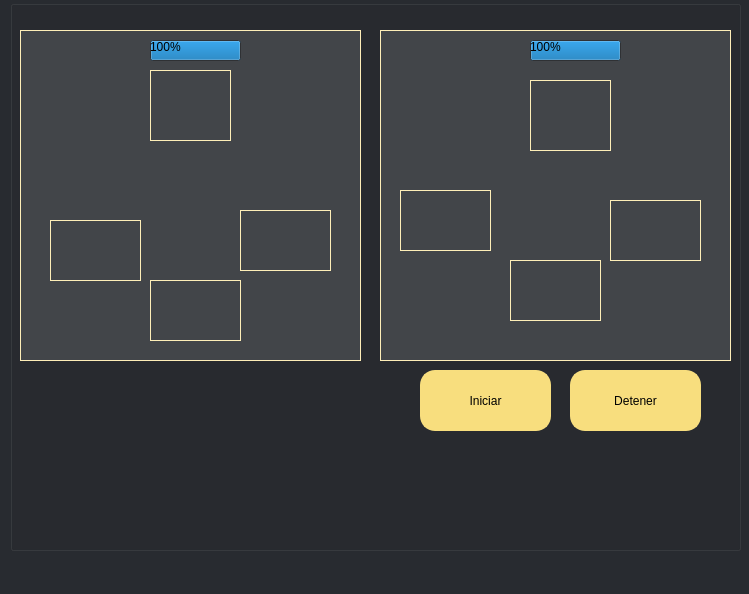
<?xml version="1.0" encoding="UTF-8"?>
<ui version="4.0">
 <class>MainWindow</class>
 <widget class="QMainWindow" name="MainWindow">
  <property name="geometry">
   <rect>
    <x>0</x>
    <y>0</y>
    <width>749</width>
    <height>594</height>
   </rect>
  </property>
  <property name="windowTitle">
   <string>MainWindow</string>
  </property>
  <property name="styleSheet">
   <string notr="true">background-color: rgb(40, 43, 48);</string>
  </property>
  <widget class="QWidget" name="centralwidget">
   <widget class="QGroupBox" name="groupBox">
    <property name="geometry">
     <rect>
      <x>10</x>
      <y>0</y>
      <width>731</width>
      <height>551</height>
     </rect>
    </property>
    <property name="autoFillBackground">
     <bool>false</bool>
    </property>
    <property name="styleSheet">
     <string notr="true">background-color: rgb(40, 43, 48);</string>
    </property>
    <property name="title">
     <string/>
    </property>
    <widget class="QGroupBox" name="groupBox_1">
     <property name="enabled">
      <bool>true</bool>
     </property>
     <property name="geometry">
      <rect>
       <x>10</x>
       <y>30</y>
       <width>341</width>
       <height>331</height>
      </rect>
     </property>
     <property name="focusPolicy">
      <enum>Qt::NoFocus</enum>
     </property>
     <property name="contextMenuPolicy">
      <enum>Qt::DefaultContextMenu</enum>
     </property>
     <property name="autoFillBackground">
      <bool>false</bool>
     </property>
     <property name="styleSheet">
      <string notr="true">background-color: rgb(66,69,73);
border: 0.5px solid #feeeb8; 

</string>
     </property>
     <property name="title">
      <string/>
     </property>
     <property name="flat">
      <bool>false</bool>
     </property>
     <property name="checkable">
      <bool>false</bool>
     </property>
     <widget class="QProgressBar" name="progressBar_Bateria">
      <property name="geometry">
       <rect>
        <x>130</x>
        <y>10</y>
        <width>91</width>
        <height>21</height>
       </rect>
      </property>
      <property name="styleSheet">
       <string notr="true">border: 0px;
</string>
      </property>
      <property name="value">
       <number>100</number>
      </property>
      <property name="textVisible">
       <bool>true</bool>
      </property>
      <property name="orientation">
       <enum>Qt::Horizontal</enum>
      </property>
      <property name="textDirection">
       <enum>QProgressBar::BottomToTop</enum>
      </property>
     </widget>
     <widget class="QLabel" name="label_aspiradora_1">
      <property name="geometry">
       <rect>
        <x>130</x>
        <y>40</y>
        <width>81</width>
        <height>71</height>
       </rect>
      </property>
      <property name="styleSheet">
       <string notr="true">border-image: url(:/aspiradora/aspiradora.png);</string>
      </property>
      <property name="text">
       <string>&lt;html&gt;&lt;head/&gt;&lt;body&gt;&lt;p&gt;&lt;br/&gt;&lt;/p&gt;&lt;/body&gt;&lt;/html&gt;</string>
      </property>
     </widget>
     <widget class="QLabel" name="label_polvo_1_1">
      <property name="geometry">
       <rect>
        <x>30</x>
        <y>190</y>
        <width>91</width>
        <height>61</height>
       </rect>
      </property>
      <property name="styleSheet">
       <string notr="true">border-image: url(:/polvo/dust.png);</string>
      </property>
      <property name="text">
       <string/>
      </property>
     </widget>
     <widget class="QLabel" name="label_polvo_1_2">
      <property name="geometry">
       <rect>
        <x>130</x>
        <y>250</y>
        <width>91</width>
        <height>61</height>
       </rect>
      </property>
      <property name="styleSheet">
       <string notr="true">border-image: url(:/polvo/dust.png);</string>
      </property>
      <property name="text">
       <string/>
      </property>
     </widget>
     <widget class="QLabel" name="label_polvo_3">
      <property name="geometry">
       <rect>
        <x>220</x>
        <y>180</y>
        <width>91</width>
        <height>61</height>
       </rect>
      </property>
      <property name="styleSheet">
       <string notr="true">border-image: url(:/polvo/dust.png);</string>
      </property>
      <property name="text">
       <string/>
      </property>
     </widget>
    </widget>
    <widget class="QGroupBox" name="groupBox_2">
     <property name="geometry">
      <rect>
       <x>370</x>
       <y>30</y>
       <width>351</width>
       <height>331</height>
      </rect>
     </property>
     <property name="styleSheet">
      <string notr="true">background-color: rgb(66,69,73);
border: 1px solid #feeeb8; </string>
     </property>
     <property name="title">
      <string/>
     </property>
     <widget class="QProgressBar" name="progressBar_Bateria_2">
      <property name="geometry">
       <rect>
        <x>150</x>
        <y>10</y>
        <width>91</width>
        <height>21</height>
       </rect>
      </property>
      <property name="styleSheet">
       <string notr="true">border: 0px;
</string>
      </property>
      <property name="value">
       <number>100</number>
      </property>
      <property name="textVisible">
       <bool>true</bool>
      </property>
      <property name="orientation">
       <enum>Qt::Horizontal</enum>
      </property>
      <property name="textDirection">
       <enum>QProgressBar::BottomToTop</enum>
      </property>
     </widget>
     <widget class="QLabel" name="label_aspiradora_2">
      <property name="geometry">
       <rect>
        <x>150</x>
        <y>50</y>
        <width>81</width>
        <height>71</height>
       </rect>
      </property>
      <property name="styleSheet">
       <string notr="true">border-image: url(:/aspiradora/aspiradora.png);</string>
      </property>
      <property name="text">
       <string>&lt;html&gt;&lt;head/&gt;&lt;body&gt;&lt;p&gt;&lt;br/&gt;&lt;/p&gt;&lt;/body&gt;&lt;/html&gt;</string>
      </property>
     </widget>
     <widget class="QLabel" name="label_polvo_2_1">
      <property name="geometry">
       <rect>
        <x>20</x>
        <y>160</y>
        <width>91</width>
        <height>61</height>
       </rect>
      </property>
      <property name="styleSheet">
       <string notr="true">border-image: url(:/polvo/dust.png);</string>
      </property>
      <property name="text">
       <string/>
      </property>
     </widget>
     <widget class="QLabel" name="label_polvo_2_2">
      <property name="geometry">
       <rect>
        <x>130</x>
        <y>230</y>
        <width>91</width>
        <height>61</height>
       </rect>
      </property>
      <property name="styleSheet">
       <string notr="true">border-image: url(:/polvo/dust.png);</string>
      </property>
      <property name="text">
       <string/>
      </property>
     </widget>
     <widget class="QLabel" name="label_polvo_2_5">
      <property name="geometry">
       <rect>
        <x>230</x>
        <y>170</y>
        <width>91</width>
        <height>61</height>
       </rect>
      </property>
      <property name="styleSheet">
       <string notr="true">border-image: url(:/polvo/dust.png);</string>
      </property>
      <property name="text">
       <string/>
      </property>
     </widget>
    </widget>
    <widget class="QPushButton" name="pushButton_Iniciar">
     <property name="geometry">
      <rect>
       <x>410</x>
       <y>370</y>
       <width>131</width>
       <height>61</height>
      </rect>
     </property>
     <property name="autoFillBackground">
      <bool>false</bool>
     </property>
     <property name="styleSheet">
      <string notr="true">color: rgb(0, 0, 0);
background-color: #f8de7e;
border: 1.5px solid #f8de7e; 
border-radius: 15px;</string>
     </property>
     <property name="text">
      <string>Iniciar</string>
     </property>
     <property name="default">
      <bool>false</bool>
     </property>
    </widget>
    <widget class="QPushButton" name="pushButton_2">
     <property name="geometry">
      <rect>
       <x>560</x>
       <y>370</y>
       <width>131</width>
       <height>61</height>
      </rect>
     </property>
     <property name="autoFillBackground">
      <bool>false</bool>
     </property>
     <property name="styleSheet">
      <string notr="true">color: rgb(0, 0, 0);
background-color: #f8de7e;
border: 1.5px solid #f8de7e; 
border-radius: 15px;</string>
     </property>
     <property name="text">
      <string>Detener</string>
     </property>
     <property name="default">
      <bool>false</bool>
     </property>
    </widget>
   </widget>
  </widget>
  <widget class="QMenuBar" name="menubar">
   <property name="geometry">
    <rect>
     <x>0</x>
     <y>0</y>
     <width>749</width>
     <height>22</height>
    </rect>
   </property>
  </widget>
  <widget class="QStatusBar" name="statusbar"/>
 </widget>
 <resources>
  <include location="../source/aspiradora.qrc"/>
  <include location="../source/polvo.qrc"/>
 </resources>
 <connections/>
</ui>
